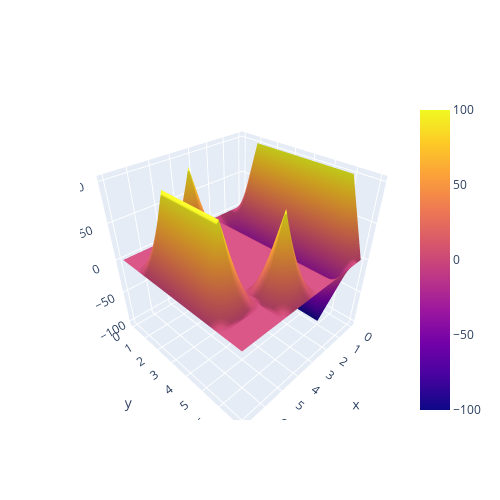
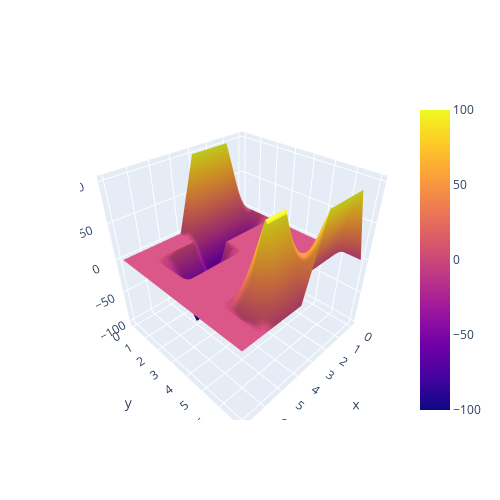

Notebook cell for these charts, in order:
### Markdown cell above
Then, we can define two functions that calculate the derivative for horizontal and vertical data, respectively:

### Code cell
der_h = np.array([[-1, 1]], np.float32)
der_v = np.array([[-1], [1]], np.float32)

h_color_3d(cvconv(s, der_h) / (t[1] - t[0]))
h_color_3d(cvconv(s, der_v) / (t[1] - t[0]))

### Figure 1 — Plotly figure (JSON) as saved in the notebook; plotly's stock layout.template omitted (floating-point values rounded to 4 significant figures)
{"data": [{"type": "surface", "z": [[0, 0, 0, 0, 0, 0, 0, 0], [100, -100, 0, 0, 100, 0, 0, 0], [100, -100, 0, 0, 0, 0, 100, 0], [100, -100, 0, 0, 0, 0, 100, 0], [100, -100, 0, 0, 0, 0, 100, 0], [100, -100, 0, 0, 0, 0, 100, 0], [100, -100, 0, 0, 100, 0, 0, 0], [0, 0, 0, 0, 0, 0, 0, 0]]}], "layout": {"autosize": false, "height": 500, "width": 500}}

### Figure 2 — Plotly figure (JSON) as saved in the notebook; plotly's stock layout.template omitted (floating-point values rounded to 4 significant figures)
{"data": [{"type": "surface", "z": [[0, 100, 100, 100, 0, 0, 0, 0], [0, -100, -100, -100, 0, 0, 0, 0], [0, 0, 0, 0, -100, -100, 0, 0], [0, 0, 0, 0, 0, 0, 0, 0], [0, 0, 0, 0, 0, 0, 0, 0], [0, 0, 0, 0, 0, 0, 0, 0], [0, 0, 0, 0, 100, 100, 0, 0], [0, 100, 100, 100, 0, 0, 0, 0]]}], "layout": {"autosize": false, "height": 500, "width": 500}}
